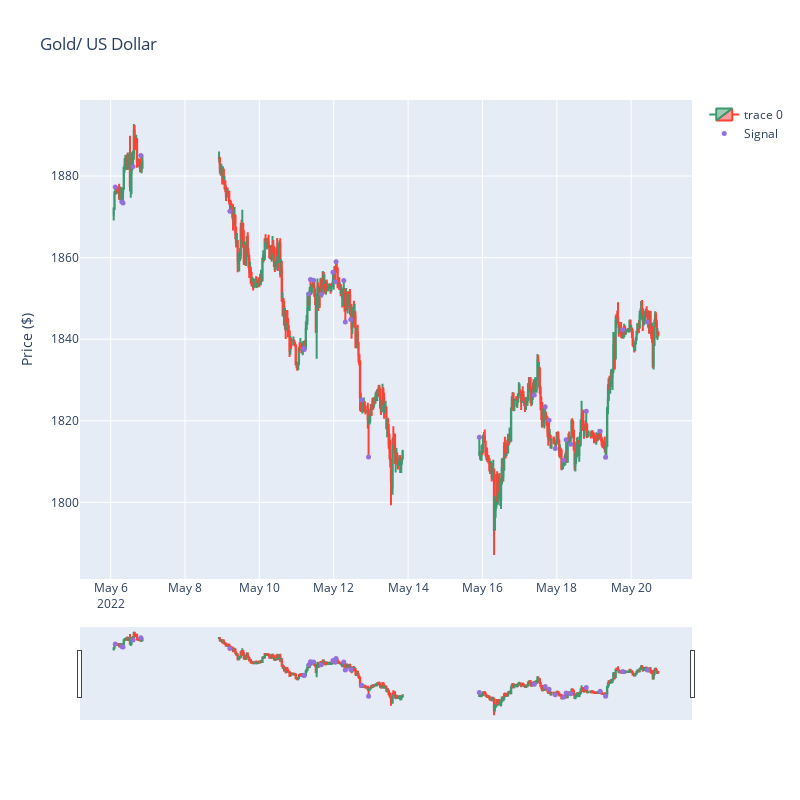

Write notebook code for a chart like this one.
### Code cell
fig = go.Figure(data=[go.Candlestick(x=df['date'],
                open=df['askopen'], high=df['askhigh'],
                low=df['asklow'], close=df['askclose'])
                     ])

fig.add_scatter(x=df['date'], y=df['pointpos'], mode='markers',name='Signal',
               marker=dict(size=5, color="MediumPurple"))

fig.update_layout(xaxis_rangeslider_visible=True, width=800, 
                  height=800, title="Gold/ US Dollar",
                  yaxis_title='Price ($)')
fig.show()

### Figure 1 — Plotly figure (JSON) as saved in the notebook; plotly's stock layout.template omitted (floating-point values rounded to 4 significant figures; data arrays with more than 128 entries replaced by an {"elided": "..."} marker saying what was removed)
{"data": [{"close": {"elided": "500 float values"}, "high": {"elided": "500 float values"}, "low": {"elided": "500 float values"}, "open": {"elided": "500 float values"}, "type": "candlestick", "x": {"elided": "500 str values"}}, {"marker": {"color": "MediumPurple", "size": 5}, "mode": "markers", "name": "Signal", "type": "scatter", "x": {"elided": "500 str values"}, "y": {"elided": "500 float values"}}], "layout": {"height": 800, "title": {"text": "Gold/ US Dollar"}, "width": 800, "xaxis": {"autorange": true, "range": ["2022-05-05 04:12:57.7151", "2022-05-21 15:17:02.2849"], "rangeslider": {"autorange": true, "range": ["2022-05-05 04:12:57.7151", "2022-05-21 15:17:02.2849"], "visible": true, "yaxis": {"_template": null, "rangemode": "match"}}, "type": "date"}, "yaxis": {"autorange": true, "range": [1781.0, 1899.0], "title": {"text": "Price ($)"}, "type": "linear"}}}
